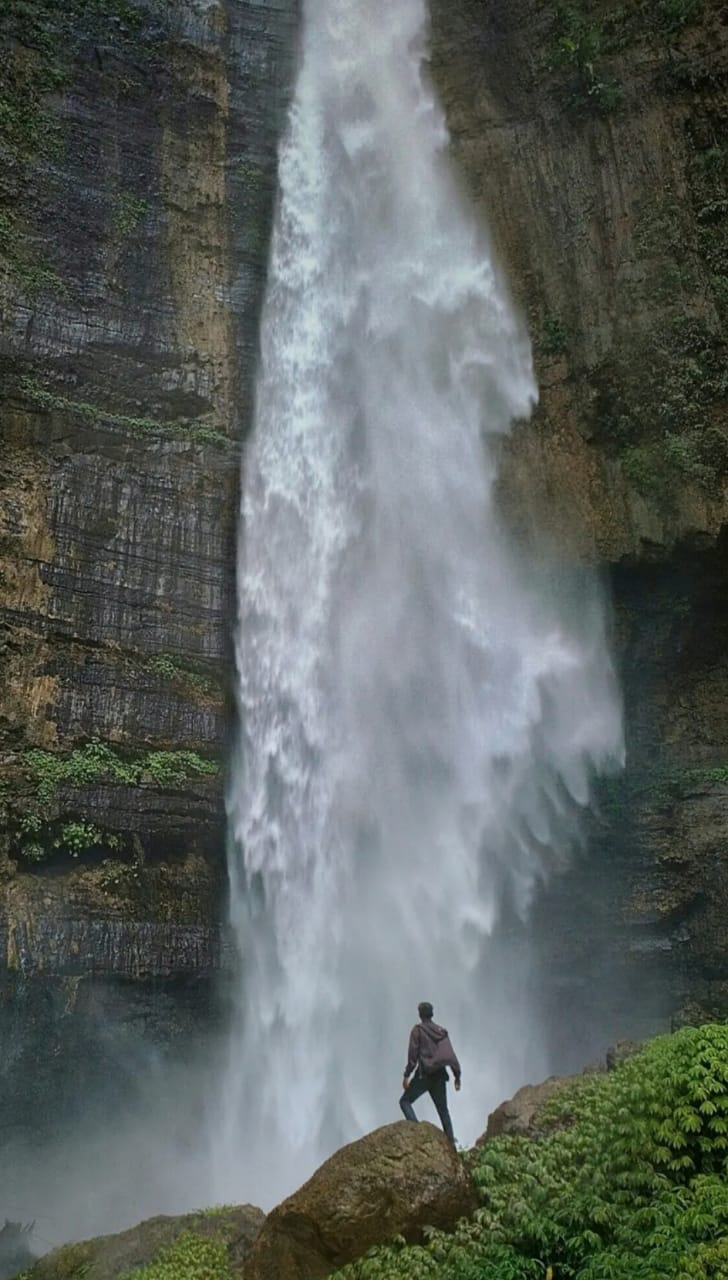
#> input picture sample4.jpg, 728 x 1280 px, found by its file name
$ python color_detection.py
#> lines starting #> are read from the running program, lines starting #| are printed output that depends on the picture
import cv2
import numpy as np
from collections import Counter

img=cv2.imread('D:\SURYA\OpenCv\Background colour detection/sample4.jpg')
#> img is the input picture: shape (1280, 728, 3); mean B, G, R 94.1, 98.1, 91.5
img=cv2.resize(img,(800,600))
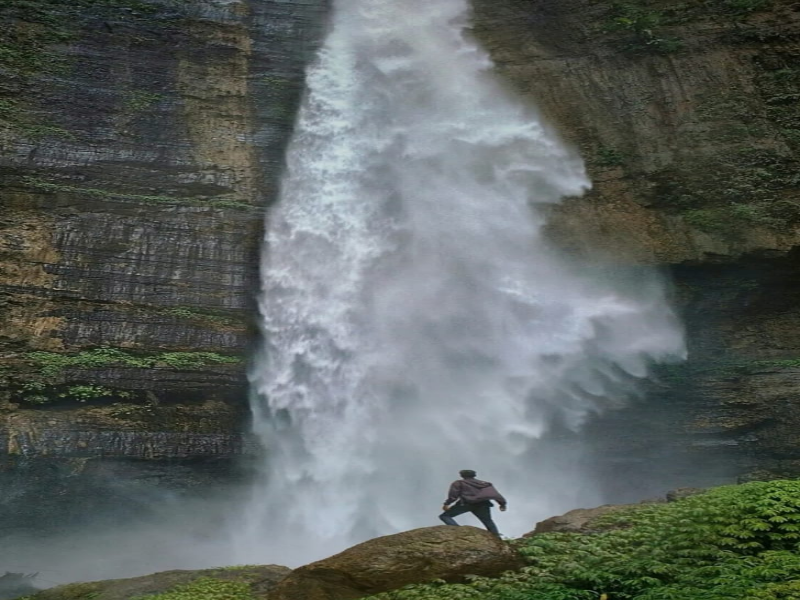
#> img: shape (600, 800, 3); mean B, G, R 94, 98, 91.4

blue,green,red=cv2.split(img)
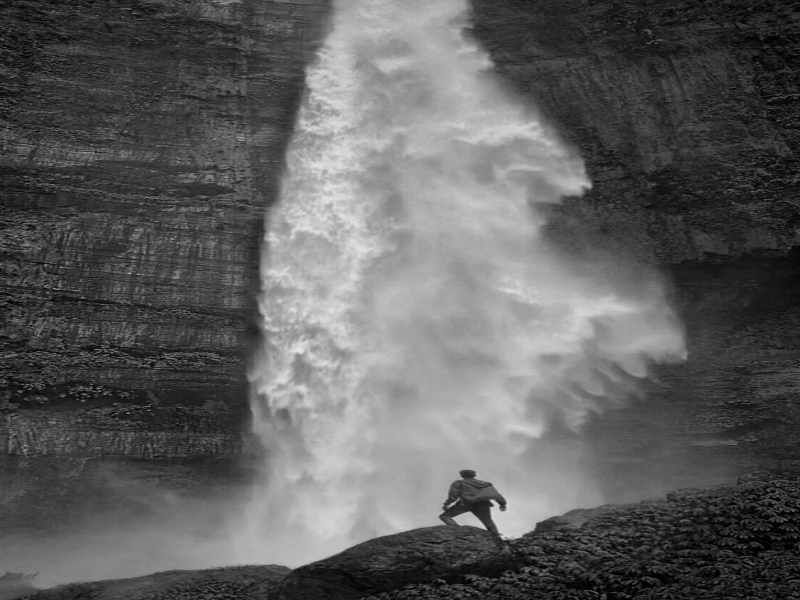
#> blue: shape (600, 800); min 0, max 233, mean 94
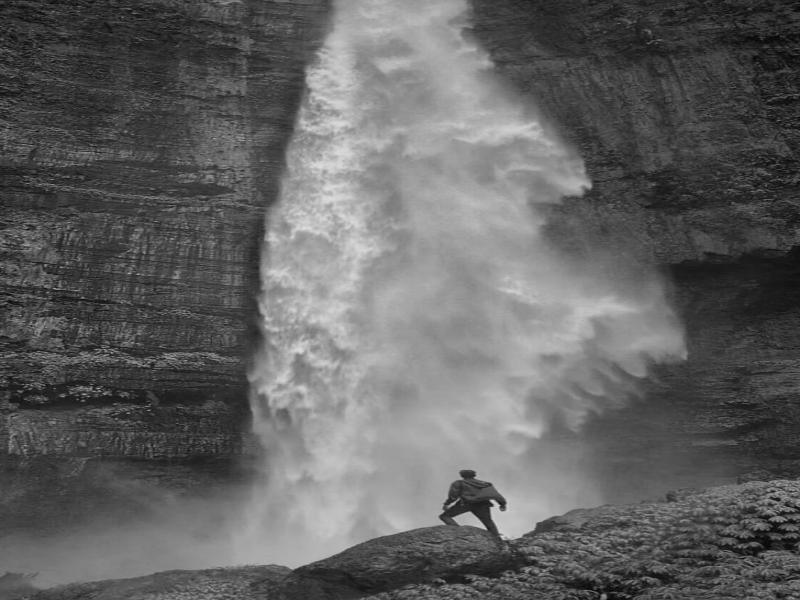
#> green: shape (600, 800); min 4, max 223, mean 98
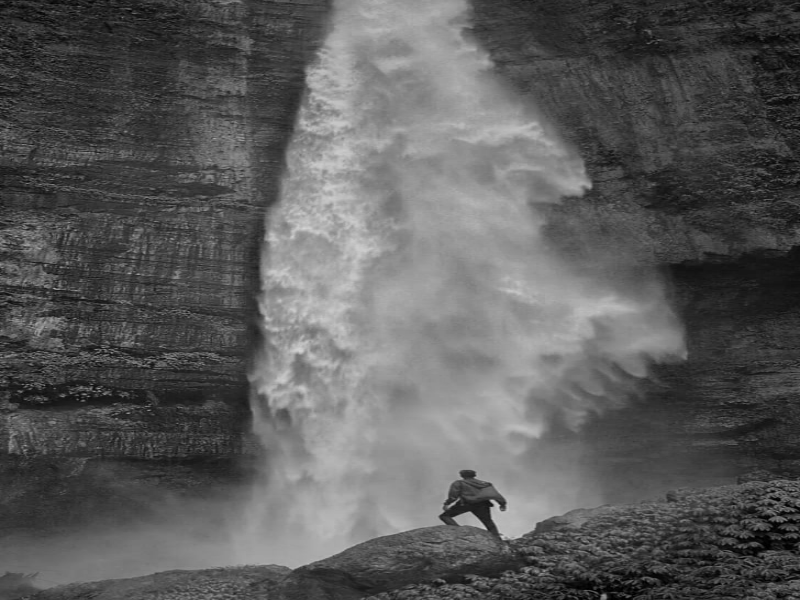
#> red: shape (600, 800); min 0, max 213, mean 91.4
blue=blue.flatten()
green=green.flatten()
red=red.flatten()

blue_counter=Counter(blue)
#> blue_counter = 234 items
green_counter=Counter(green)
#> green_counter = 218 items
red_counter=Counter(red)
#> red_counter = 214 items

blue_most=blue_counter.most_common(10)
#> blue_most = [(54, 5625), (53, 5619), (51, 5589), (52, 5559), (48, 5506), (56, 5430), (55, 5420), (50, 5403), (57, 5401), (49, 5368)]
blue_avg=[i for i,j in blue_most]
#> blue_avg = [54, 53, 51, 52, 48, 56, 55, 50, 57, 49]
blue_avg=int(np.mean(blue_avg))
#> blue_avg = 52

green_most=green_counter.most_common(10)
#> green_most = [(62, 6008), (61, 5875), (60, 5772), (64, 5766), (58, 5765), (63, 5764), (59, 5698), (56, 5686), (57, 5673), (65, 5574)]
green_avg=[i for i,j in green_most]
#> green_avg = [62, 61, 60, 64, 58, 63, 59, 56, 57, 65]
green_avg=int(np.mean(green_avg))
#> green_avg = 60

red_most=red_counter.most_common(10)
#> red_most = [(52, 5932), (54, 5911), (55, 5871), (56, 5837), (57, 5797), (50, 5782), (51, 5769), (53, 5734), (59, 5724), (58, 5654)]
red_avg=[i for i,j in red_most]
#> red_avg = [52, 54, 55, 56, 57, 50, 51, 53, 59, 58]
red_avg=int(np.mean(red_avg))
#> red_avg = 54


background=[blue_avg,green_avg,red_avg]
#> background = [52, 60, 54]

bg=np.zeros((512,512,3),np.uint8)
bg_color=cv2.rectangle(bg,(0,0),(512,512),background,-1)
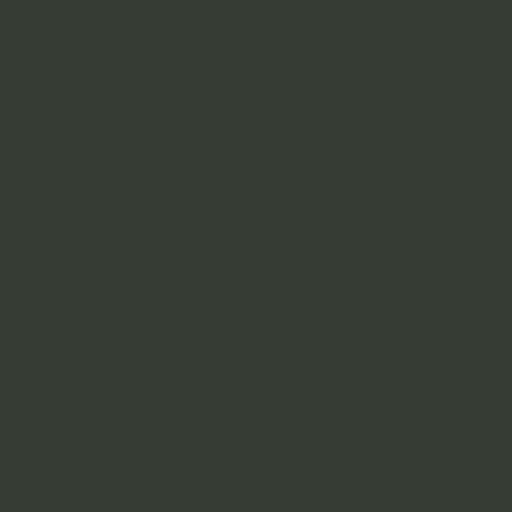
#> bg_color: shape (512, 512, 3); mean of channels 0, 1, 2 52, 60, 54; drawn as B, G, R
print(background)
#| [52, 60, 54]

cv2.imshow('Image',img)
cv2.imshow('Background',bg_color)

cv2.waitKey(0)
cv2.destroyAllWindows()
